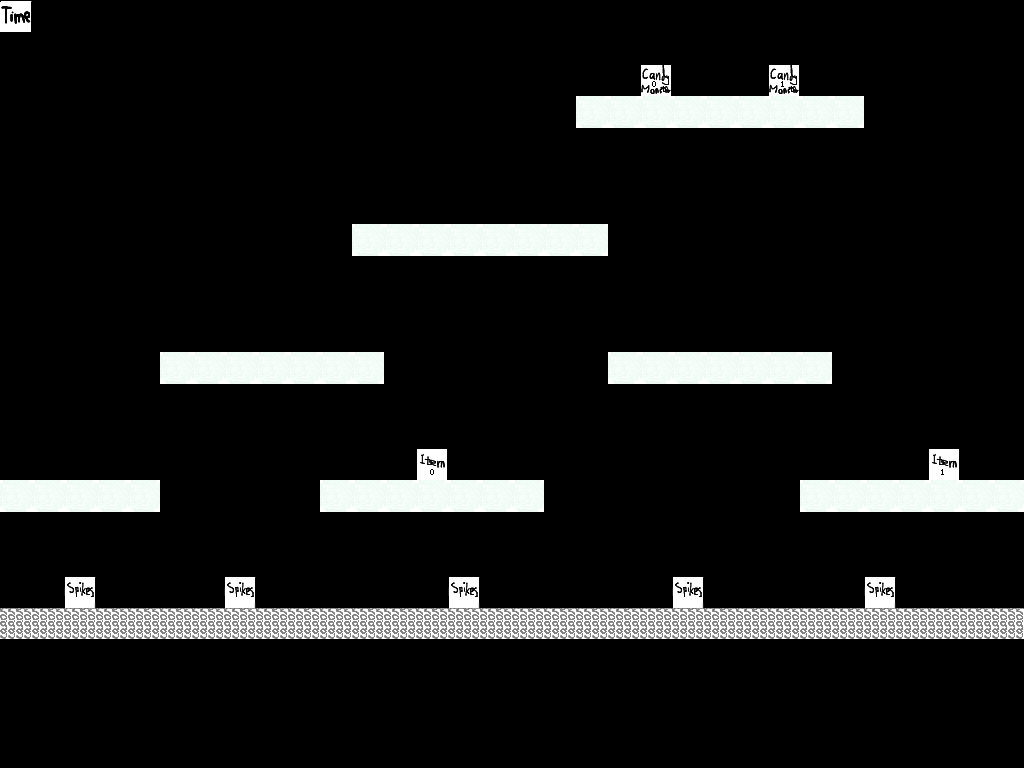

Below is a game level as drawn by its tile map, then a one-line description and the .tmx that defines it (tile-layer data replaced by summaries):
An orthogonal 32x24 tile map with 32x32 px tiles, 3 tile layers (solids, data, position), 2 tilesets.

<map version="1.0" orientation="orthogonal" width="32" height="24" tilewidth="32" tileheight="32">
 <tileset firstgid="1" name="position32x32" tilewidth="32" tileheight="32">
  <image source="position32x32.png" width="128" height="97" />
  <tile id="0">
   <properties>
    <property name="candyNumber" value="0" />
    <property name="property" value="candyMonster" />
   </properties>
  </tile>
  <tile id="1">
   <properties>
    <property name="candyNumber" value="0" />
    <property name="property" value="item" />
   </properties>
  </tile>
  <tile id="2">
   <properties>
    <property name="candyNumber" value="3" />
    <property name="property" value="candyMonster" />
   </properties>
  </tile>
  <tile id="3">
   <properties>
    <property name="candyNumber" value="3" />
    <property name="property" value="item" />
   </properties>
  </tile>
  <tile id="4">
   <properties>
    <property name="candyNumber" value="1" />
    <property name="property" value="candyMonster" />
   </properties>
  </tile>
  <tile id="5">
   <properties>
    <property name="candyNumber" value="1" />
    <property name="property" value="item" />
   </properties>
  </tile>
  <tile id="6">
   <properties>
    <property name="property" value="moveableBox" />
   </properties>
  </tile>
  <tile id="7">
   <properties>
    <property name="time" value="60" />
   </properties>
  </tile>
  <tile id="8">
   <properties>
    <property name="candyNumber" value="2" />
    <property name="property" value="candyMonster" />
   </properties>
  </tile>
  <tile id="9">
   <properties>
    <property name="candyNumber" value="2" />
    <property name="property" value="item" />
   </properties>
  </tile>
  <tile id="10">
   <properties>
    <property name="property" value="player" />
   </properties>
  </tile>
  <tile id="11">
   <properties>
    <property name="property" value="spikes" />
   </properties>
  </tile>
 </tileset>
 <tileset firstgid="13" name="nya rutor" tilewidth="32" tileheight="32">
  <image source="JosRutor32x32.png" width="128" height="256" />
  <tile id="0">
   <properties>
    <property name="property" value="solidGround" />
   </properties>
  </tile>
  <tile id="1">
   <properties>
    <property name="property" value="solidGround" />
   </properties>
  </tile>
  <tile id="3">
   <properties>
    <property name="property" value="solidGround" />
   </properties>
  </tile>
  <tile id="4">
   <properties>
    <property name="property" value="spring" />
   </properties>
  </tile>
  <tile id="5">
   <properties>
    <property name="ice" value="" />
   </properties>
  </tile>
  <tile id="8">
   <properties>
    <property name="property" value="iceSpring" />
   </properties>
  </tile>
  <tile id="15">
   <properties>
    <property name="property" value="solidGround" />
   </properties>
  </tile>
  <tile id="16">
   <properties>
    <property name="property" value="ice" />
   </properties>
  </tile>
  <tile id="17">
   <properties>
    <property name="property" value="solidGround" />
   </properties>
  </tile>
  <tile id="19">
   <properties>
    <property name="property" value="solidGround" />
   </properties>
  </tile>
  <tile id="20">
   <properties>
    <property name="property" value="ice" />
   </properties>
  </tile>
  <tile id="21">
   <properties>
    <property name="property" value="solidGround" />
   </properties>
  </tile>
  <tile id="23">
   <properties>
    <property name="property" value="SolidGround" />
   </properties>
  </tile>
 </tileset>
 <layer name="solids" width="32" height="24">
  <data>[768 cells, 210 non-empty, 3 distinct tile ids]</data>
 </layer>
 <layer name="data" width="32" height="24">
  <data>[768 cells, 1 non-empty, 1 distinct tile ids]</data>
 </layer>
 <layer name="position" width="32" height="24">
  <data>[768 cells, 9 non-empty, 5 distinct tile ids]</data>
 </layer>
</map>
